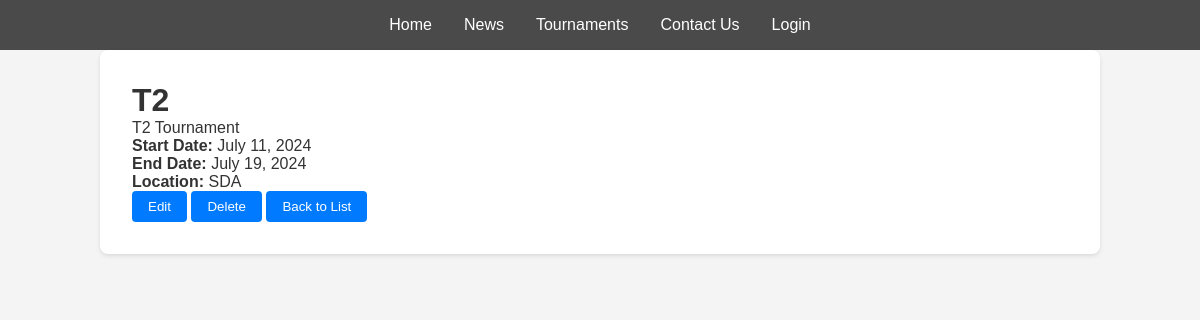
The page /tournaments/tournament/1/ on the database its author committed.
### tournaments/models.py (models this page shows, shortened)
class Tournaments(models.Model):
    name = models.CharField(max_length=200)
    description = models.TextField()
    sports = models.ManyToManyField(Sport, related_name='tournaments')  # Ensure this line is present
    start_date = models.DateField()
    end_date = models.DateField()
    location = models.CharField(max_length=200)

### tournaments/views.py (the view)
# urls.py: path('tournament/<int:pk>/', TournamentDetailView.as_view(), name='tournament-detail'),
class TournamentDetailView(DetailView):
    model = Tournaments
    template_name = 'tournaments/tournament_detail.html'
    context_object_name = 'tournament'

### tournaments/templates/tournaments/tournament_detail.html
{% extends 'base.html' %}
{% block content %}
<h1>{{ tournament.name }}</h1>
<p>{{ tournament.description }}</p>
<p><strong>Start Date:</strong> {{ tournament.start_date }}</p>
<p><strong>End Date:</strong> {{ tournament.end_date }}</p>
<p><strong>Location:</strong> {{ tournament.location }}</p>
<a href="{% url 'tournament-update' tournament.pk %}"><button>Edit</button></a>
<a href="{% url 'tournament-delete' tournament.pk %}"><button>Delete</button></a>
<a href="{% url 'tournament-list' %}"><button>Back to List</button></a>
{% endblock %}

### static/css/styles.css (style rules this page uses)
* { margin: 0; padding: 0; box-sizing: border-box; }
body { font-family: Arial, sans-serif; color: #333; background-color: #f4f4f4; }
button { background-color: #007bff; color: #fff; border: none; padding: 0.5rem 1rem; border-radius: 4px; cursor: pointer; }
a { color: #007bff; text-decoration: none; }

### rows shown on the page
Tournaments: name "T2", description "T2 Tournament", start_date "July 11, 2024", end_date "July 19, 2024", location "SDA"
